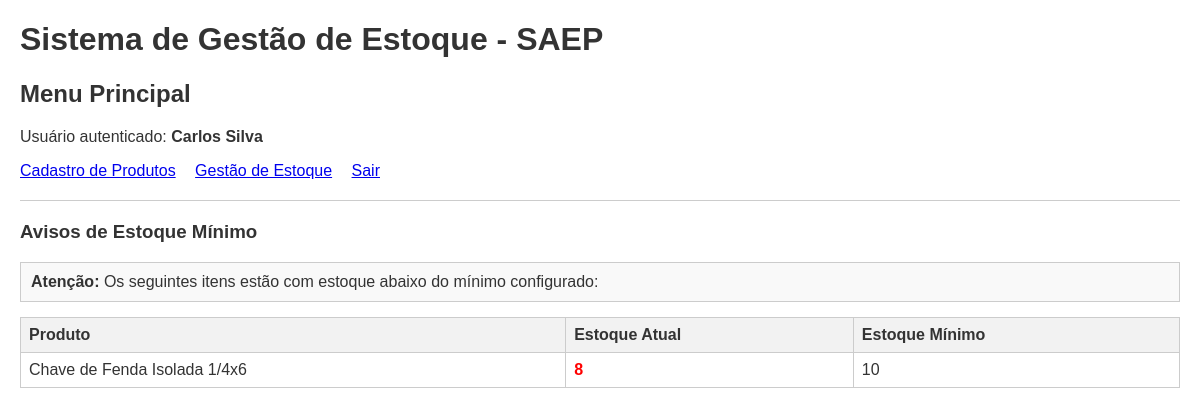
Page /app/index.php (signed in) on the committed database.
### tables this page shows
CREATE TABLE produtos (
    id INT AUTO_INCREMENT PRIMARY KEY,
    codigo VARCHAR(50) NOT NULL UNIQUE,
    nome VARCHAR(100) NOT NULL,
    categoria VARCHAR(50) NOT NULL,
    descricao TEXT,
    tamanho VARCHAR(50),
    peso VARCHAR(50),
    quantidade_estoque INT NOT NULL DEFAULT 0,
    estoque_minimo INT NOT NULL DEFAULT 5
);

### app/index.php (the view, shortened to what this page needs)
<?php
require_once 'conexao.php';
$nome_usuario = $_SESSION['usuario_nome'] ?? 'Usuário';
$stmtAlerta = $pdo->query("SELECT nome, quantidade_estoque, estoque_minimo FROM produtos WHERE quantidade_estoque < estoque_minimo");
$produtosAbaixoMinimo = $stmtAlerta->fetchAll();
?>
<!DOCTYPE html>
<html lang="pt-BR">
<head>
    <link rel="stylesheet" href="style.css">
</head>
<body>
<div class="container">
    <h1>Sistema de Gestão de Estoque - SAEP</h1>
    <h2>Menu Principal</h2>
    <p>Usuário autenticado: <strong><?php echo htmlspecialchars($nome_usuario); ?></strong></p>
    <div class="nav-links">
        <a href="produtos.php">Cadastro de Produtos</a>
        <a href="estoque.php">Gestão de Estoque</a>
        <a href="logout.php">Sair</a>
    </div>
    <hr>
    <?php if (!empty($produtosAbaixoMinimo)): ?>
        <h3>Avisos de Estoque Mínimo</h3>
        <div class="mensagem mensagem-alerta">
            <strong>Atenção:</strong> Os seguintes itens estão com estoque abaixo do mínimo configurado:
        </div>
        <table>
            <thead>
                <tr>
                    <th>Produto</th>
                    <th>Estoque Atual</th>
                    <th>Estoque Mínimo</th>
                </tr>
            </thead>
            <tbody>
                <?php foreach ($produtosAbaixoMinimo as $item): ?>
                    <tr>
                        <td><?php echo htmlspecialchars($item['nome']); ?></td>
                        <td><span class="alerta-minimo"><?php echo htmlspecialchars($item['quantidade_estoque']); ?></span></td>
                        <td><?php echo htmlspecialchars($item['estoque_minimo']); ?></td>
                    </tr>
                <?php endforeach; ?>
            </tbody>
        </table>
    <?php endif; ?>
</div>
</body>
</html>

### app/style.css (style rules this page uses)
body { font-family: Arial, sans-serif; margin: 20px; color: #333; }
.nav-links { margin: 15px 0; }
.nav-links a { margin-right: 15px; }
hr { margin: 20px 0; border: 0; border-top: 1px solid #ccc; }
table { border-collapse: collapse; width: 100%; margin: 15px 0; }
table, th, td { border: 1px solid #ccc; }
th, td { padding: 8px; text-align: left; }
th { background-color: #f2f2f2; }
.mensagem { padding: 10px; margin-bottom: 15px; border: 1px solid #ccc; background-color: #f9f9f9; }
.alerta-minimo { color: red; font-weight: bold; }

### rows in the picture
produtos: nome "Chave de Fenda Isolada 1/4x6", quantidade_estoque "8", estoque_minimo "10"

### other values in the picture
$nome_usuario "Carlos Silva"
